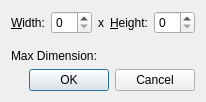
<?xml version="1.0" encoding="UTF-8"?>
<ui version="4.0">
 <class>CustomResolutionDlg</class>
 <widget class="QDialog" name="CustomResolutionDlg">
  <property name="geometry">
   <rect>
    <x>0</x>
    <y>0</y>
    <width>198</width>
    <height>102</height>
   </rect>
  </property>
  <property name="sizePolicy">
   <sizepolicy hsizetype="Fixed" vsizetype="Fixed">
    <horstretch>0</horstretch>
    <verstretch>0</verstretch>
   </sizepolicy>
  </property>
  <property name="windowTitle">
   <string>Custom Resolution</string>
  </property>
  <layout class="QGridLayout" name="gridLayout">
   <item row="0" column="0">
    <widget class="QLabel" name="labelWidth">
     <property name="sizePolicy">
      <sizepolicy hsizetype="Fixed" vsizetype="Preferred">
       <horstretch>0</horstretch>
       <verstretch>0</verstretch>
      </sizepolicy>
     </property>
     <property name="text">
      <string>&amp;Width:</string>
     </property>
     <property name="buddy">
      <cstring>m_width</cstring>
     </property>
    </widget>
   </item>
   <item row="0" column="1">
    <widget class="QSpinBox" name="m_width">
     <property name="sizePolicy">
      <sizepolicy hsizetype="Preferred" vsizetype="Fixed">
       <horstretch>0</horstretch>
       <verstretch>0</verstretch>
      </sizepolicy>
     </property>
     <property name="toolTip">
      <string>Set custom resolution width in pixels</string>
     </property>
    </widget>
   </item>
   <item row="0" column="2">
    <widget class="QLabel" name="label">
     <property name="sizePolicy">
      <sizepolicy hsizetype="Fixed" vsizetype="Preferred">
       <horstretch>0</horstretch>
       <verstretch>0</verstretch>
      </sizepolicy>
     </property>
     <property name="text">
      <string>x</string>
     </property>
    </widget>
   </item>
   <item row="0" column="3">
    <widget class="QLabel" name="labelHeight">
     <property name="sizePolicy">
      <sizepolicy hsizetype="Fixed" vsizetype="Preferred">
       <horstretch>0</horstretch>
       <verstretch>0</verstretch>
      </sizepolicy>
     </property>
     <property name="text">
      <string>&amp;Height:</string>
     </property>
     <property name="buddy">
      <cstring>m_height</cstring>
     </property>
    </widget>
   </item>
   <item row="0" column="4">
    <widget class="QSpinBox" name="m_height">
     <property name="sizePolicy">
      <sizepolicy hsizetype="Preferred" vsizetype="Fixed">
       <horstretch>0</horstretch>
       <verstretch>0</verstretch>
      </sizepolicy>
     </property>
     <property name="toolTip">
      <string>Set custom resolution height in pixels</string>
     </property>
    </widget>
   </item>
   <item row="2" column="0" colspan="5">
    <widget class="QLabel" name="m_maxDimension">
     <property name="sizePolicy">
      <sizepolicy hsizetype="Fixed" vsizetype="Preferred">
       <horstretch>0</horstretch>
       <verstretch>0</verstretch>
      </sizepolicy>
     </property>
     <property name="text">
      <string>Max Dimension: </string>
     </property>
    </widget>
   </item>
   <item row="3" column="0" colspan="5">
    <widget class="QDialogButtonBox" name="buttonBox">
     <property name="orientation">
      <enum>Qt::Horizontal</enum>
     </property>
     <property name="standardButtons">
      <set>QDialogButtonBox::Cancel|QDialogButtonBox::Ok</set>
     </property>
    </widget>
   </item>
   <item row="1" column="0">
    <spacer name="verticalSpacer">
     <property name="orientation">
      <enum>Qt::Vertical</enum>
     </property>
     <property name="sizeHint" stdset="0">
      <size>
       <width>20</width>
       <height>10</height>
      </size>
     </property>
    </spacer>
   </item>
  </layout>
 </widget>
 <tabstops>
  <tabstop>m_width</tabstop>
  <tabstop>m_height</tabstop>
 </tabstops>
 <resources/>
 <connections>
  <connection>
   <sender>buttonBox</sender>
   <signal>accepted()</signal>
   <receiver>CustomResolutionDlg</receiver>
   <slot>accept()</slot>
   <hints>
    <hint type="sourcelabel">
     <x>187</x>
     <y>82</y>
    </hint>
    <hint type="destinationlabel">
     <x>157</x>
     <y>99</y>
    </hint>
   </hints>
  </connection>
  <connection>
   <sender>buttonBox</sender>
   <signal>rejected()</signal>
   <receiver>CustomResolutionDlg</receiver>
   <slot>reject()</slot>
   <hints>
    <hint type="sourcelabel">
     <x>187</x>
     <y>88</y>
    </hint>
    <hint type="destinationlabel">
     <x>196</x>
     <y>99</y>
    </hint>
   </hints>
  </connection>
 </connections>
</ui>
